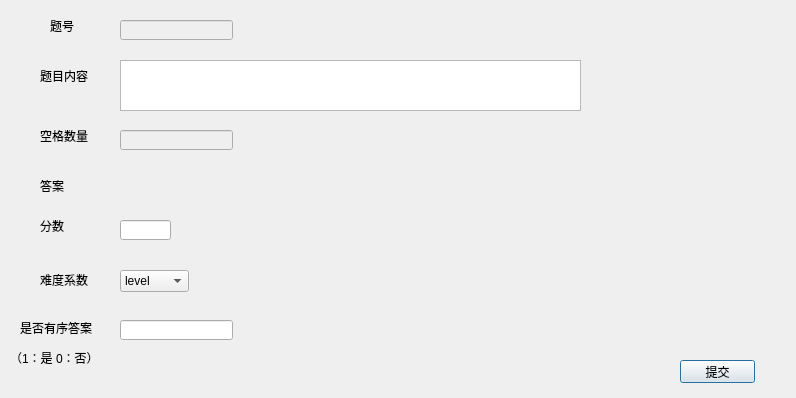
<?xml version="1.0" encoding="UTF-8"?>
<ui version="4.0">
 <class>dialog_fill_modify</class>
 <widget class="QDialog" name="dialog_fill_modify">
  <property name="geometry">
   <rect>
    <x>0</x>
    <y>0</y>
    <width>796</width>
    <height>398</height>
   </rect>
  </property>
  <property name="windowTitle">
   <string>填空题修改</string>
  </property>
  <widget class="QPushButton" name="pushButton">
   <property name="geometry">
    <rect>
     <x>680</x>
     <y>360</y>
     <width>75</width>
     <height>23</height>
    </rect>
   </property>
   <property name="text">
    <string>提交</string>
   </property>
   <property name="autoDefault">
    <bool>true</bool>
   </property>
  </widget>
  <widget class="QTextEdit" name="textEdit">
   <property name="geometry">
    <rect>
     <x>120</x>
     <y>60</y>
     <width>461</width>
     <height>51</height>
    </rect>
   </property>
  </widget>
  <widget class="QLineEdit" name="lineEdit_2">
   <property name="enabled">
    <bool>false</bool>
   </property>
   <property name="geometry">
    <rect>
     <x>120</x>
     <y>20</y>
     <width>113</width>
     <height>20</height>
    </rect>
   </property>
  </widget>
  <widget class="QLabel" name="label_8">
   <property name="geometry">
    <rect>
     <x>40</x>
     <y>180</y>
     <width>54</width>
     <height>12</height>
    </rect>
   </property>
   <property name="text">
    <string>答案</string>
   </property>
  </widget>
  <widget class="QLabel" name="label_4">
   <property name="geometry">
    <rect>
     <x>50</x>
     <y>20</y>
     <width>54</width>
     <height>12</height>
    </rect>
   </property>
   <property name="text">
    <string>题号</string>
   </property>
  </widget>
  <widget class="QLabel" name="label_3">
   <property name="geometry">
    <rect>
     <x>40</x>
     <y>270</y>
     <width>54</width>
     <height>20</height>
    </rect>
   </property>
   <property name="text">
    <string>难度系数</string>
   </property>
  </widget>
  <widget class="QLineEdit" name="lineEdit_7">
   <property name="geometry">
    <rect>
     <x>120</x>
     <y>220</y>
     <width>51</width>
     <height>20</height>
    </rect>
   </property>
  </widget>
  <widget class="QComboBox" name="comboBox">
   <property name="geometry">
    <rect>
     <x>120</x>
     <y>270</y>
     <width>69</width>
     <height>22</height>
    </rect>
   </property>
   <item>
    <property name="text">
     <string>level</string>
    </property>
   </item>
   <item>
    <property name="text">
     <string>1</string>
    </property>
   </item>
   <item>
    <property name="text">
     <string>2</string>
    </property>
   </item>
   <item>
    <property name="text">
     <string>3</string>
    </property>
   </item>
   <item>
    <property name="text">
     <string>4</string>
    </property>
   </item>
   <item>
    <property name="text">
     <string>5</string>
    </property>
   </item>
  </widget>
  <widget class="QLabel" name="label_9">
   <property name="geometry">
    <rect>
     <x>40</x>
     <y>220</y>
     <width>54</width>
     <height>12</height>
    </rect>
   </property>
   <property name="text">
    <string>分数</string>
   </property>
  </widget>
  <widget class="QLabel" name="label">
   <property name="geometry">
    <rect>
     <x>40</x>
     <y>70</y>
     <width>54</width>
     <height>12</height>
    </rect>
   </property>
   <property name="text">
    <string>题目内容</string>
   </property>
  </widget>
  <widget class="QLabel" name="label_2">
   <property name="geometry">
    <rect>
     <x>40</x>
     <y>130</y>
     <width>54</width>
     <height>12</height>
    </rect>
   </property>
   <property name="text">
    <string>空格数量</string>
   </property>
  </widget>
  <widget class="QLineEdit" name="lineEdit">
   <property name="enabled">
    <bool>false</bool>
   </property>
   <property name="geometry">
    <rect>
     <x>120</x>
     <y>130</y>
     <width>113</width>
     <height>20</height>
    </rect>
   </property>
  </widget>
  <widget class="QLabel" name="label_6">
   <property name="geometry">
    <rect>
     <x>20</x>
     <y>320</y>
     <width>81</width>
     <height>16</height>
    </rect>
   </property>
   <property name="text">
    <string>是否有序答案</string>
   </property>
  </widget>
  <widget class="QLineEdit" name="lineEdit_3">
   <property name="geometry">
    <rect>
     <x>120</x>
     <y>320</y>
     <width>113</width>
     <height>20</height>
    </rect>
   </property>
  </widget>
  <widget class="QLabel" name="label_7">
   <property name="geometry">
    <rect>
     <x>10</x>
     <y>350</y>
     <width>91</width>
     <height>16</height>
    </rect>
   </property>
   <property name="text">
    <string>（1：是 0：否）</string>
   </property>
  </widget>
 </widget>
 <resources/>
 <connections/>
</ui>
